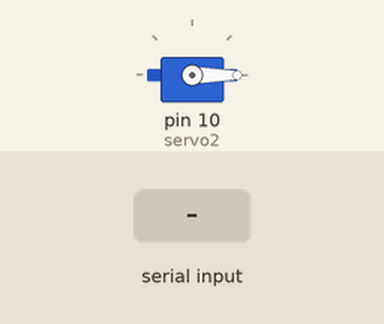
This sketch was run on a simulated Arduino Uno, built with avr-gcc and run on an emulated ATmega328P. Shown: servo. The inputs (shaded band) are chosen by the test bench.

Above: at 1.2 s.
1.3 s: byte 30 received over Serial
At 1.9 s:
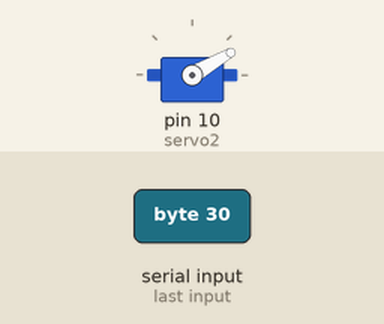
2.8 s: byte 90 received over Serial
At 4.0 s:
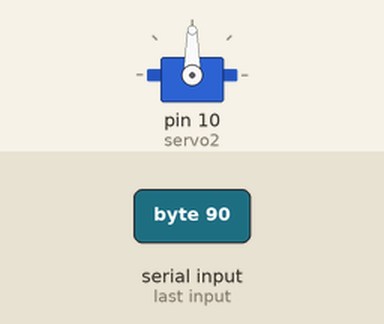
4.3 s: byte 120 received over Serial
At 5.4 s:
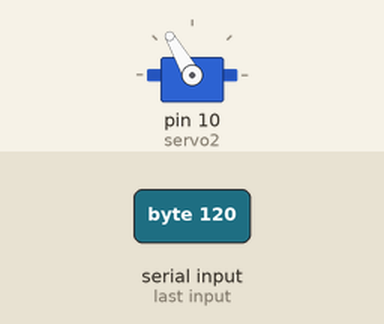
Timing chart, 0 to 7.3 s (numbered marks = the images above; inputs shaded):
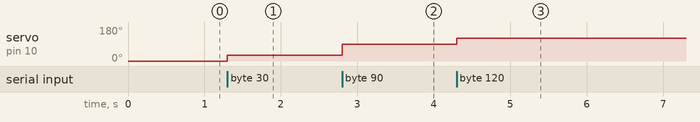

Measured:
- after the input at 1.3 s, servo on pin 10 (servo2): 0° → 30° at once
- after the input at 2.8 s, servo on pin 10 (servo2): 30° → 90° at once
- after the input at 4.3 s, servo on pin 10 (servo2): 90° → 120° at once

The sketch:

TOM_SERVO_SIMPLE.ino
```cpp
/* Reads data from serial and sends it as servo commands

July 1, 2014
Ronit Slyper
at TOM Makeathon
*/
#include <Servo.h>

Servo servo2;

void setup() {
   Serial.begin(9600);
   servo2.attach(10);
   servo2.write(0);
}

void loop() {
   if (Serial.available() > 0) {
     int val = Serial.read();
     servo2.write(val);
   }
}
```
